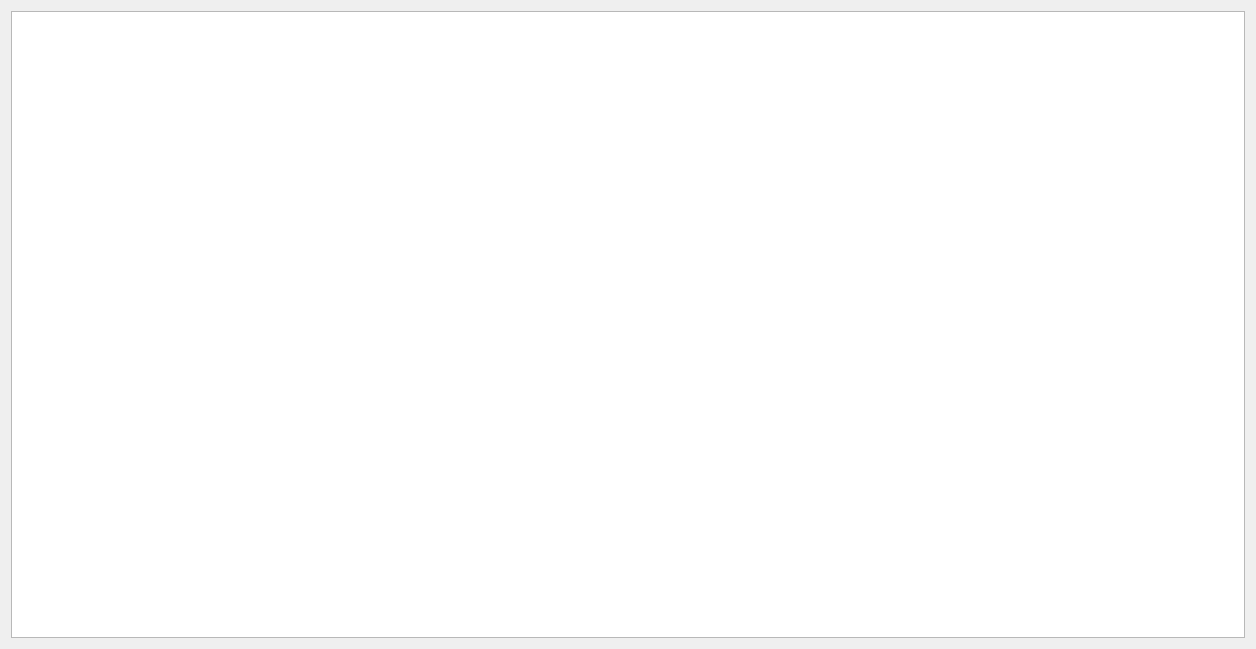
<?xml version="1.0" encoding="UTF-8"?>
<ui version="4.0">
 <class>Help</class>
 <widget class="QDialog" name="Help">
  <property name="geometry">
   <rect>
    <x>0</x>
    <y>0</y>
    <width>1256</width>
    <height>649</height>
   </rect>
  </property>
  <property name="windowTitle">
   <string>コモンエディターヘルプ</string>
  </property>
  <layout class="QVBoxLayout" name="verticalLayout">
   <item>
    <widget class="QTextBrowser" name="TxtHelp">
     <property name="html">
      <string>&lt;!DOCTYPE HTML PUBLIC &quot;-//W3C//DTD HTML 4.0//EN&quot; &quot;http://www.w3.org/TR/REC-html40/strict.dtd&quot;&gt;
&lt;html&gt;&lt;head&gt;&lt;meta name=&quot;qrichtext&quot; content=&quot;1&quot; /&gt;&lt;style type=&quot;text/css&quot;&gt;
p, li { white-space: pre-wrap; }
&lt;/style&gt;&lt;/head&gt;&lt;body style=&quot; font-family:'MS Shell Dlg 2'; font-size:7.8pt; font-weight:400; font-style:normal;&quot;&gt;
&lt;p style=&quot; margin-top:0px; margin-bottom:0px; margin-left:0px; margin-right:0px; -qt-block-indent:0; text-indent:0px;&quot;&gt;&lt;img src=&quot;:/commonjp/JapanHelp/HelpCommonJAPAN.png&quot; /&gt;&lt;img src=&quot;:/commonjp/JapanHelp/HelpCommonJAPAN.png&quot; /&gt;&lt;/p&gt;&lt;/body&gt;&lt;/html&gt;</string>
     </property>
    </widget>
   </item>
  </layout>
 </widget>
 <resources>
  <include location="help.qrc"/>
 </resources>
 <connections/>
</ui>
